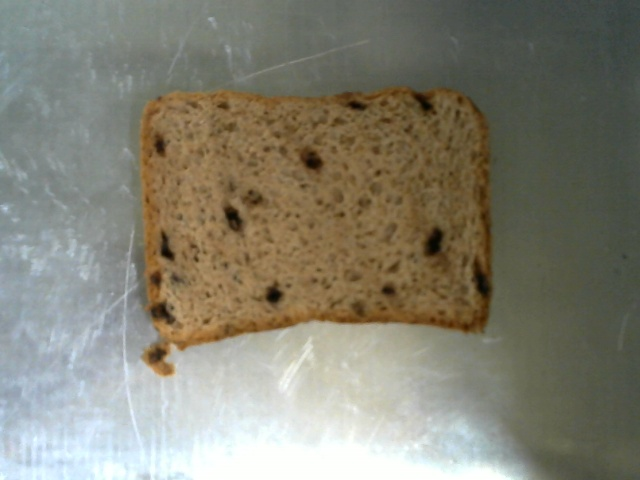
#> input picture img.jpg, 640 x 480 px, given in place of the camera
$ python cam.py
#> lines starting #> are read from the running program, lines starting #| are printed output that depends on the picture; after the words box and inside, x2 and y2 are one past the last pixel; in counts of white or black regions, pixels touching at a corner belong together
import cv2
import numpy as np
import math

last = True

height = 480
width = 640

frame_width = 640
frame_height = 480
fps = 30.0

video_capture = cv2.VideoCapture(1)

video_capture.set(cv2.CAP_PROP_FRAME_WIDTH, frame_width)
video_capture.set(cv2.CAP_PROP_FRAME_HEIGHT, frame_height)
# using flag value
video_capture.set(3, frame_width)
video_capture.set(4, frame_height)

while(video_capture.isOpened()):
    ret, frame = video_capture.read()
#> frame is the input picture: shape (480, 640, 3); mean B, G, R 114.7, 129.1, 131.5

    #img = cv2.imread('3.jpg')
    img = frame
    img = cv2.resize(img, (width,height))
    img_back = cv2.imread('backgruond.jpg')
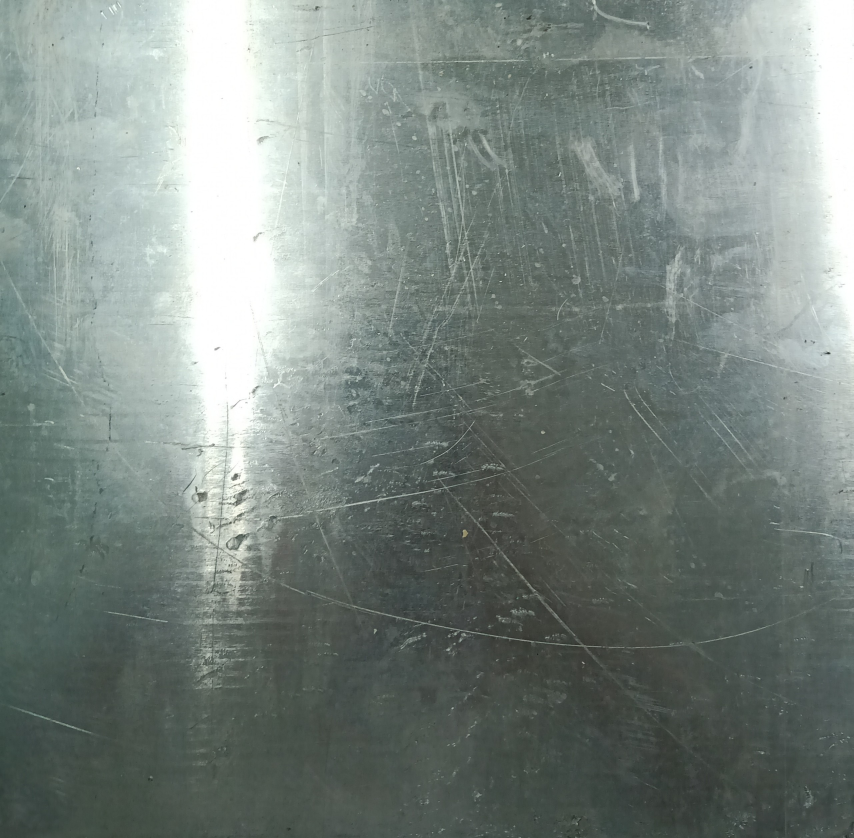
#> input picture backgruond.jpg, 2560 x 2514 px (shown at 1/3 size)
#> img_back is the input picture: shape (2514, 2560, 3); mean B, G, R 129.2, 134.3, 123.4

    img_back = cv2.resize(img_back, (width,height))
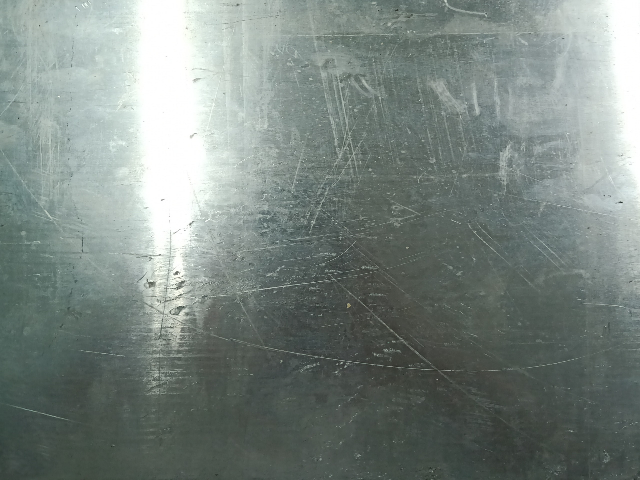
#> img_back: shape (480, 640, 3); mean B, G, R 129.1, 134.2, 123.3
    img_HSV = cv2.cvtColor(img, cv2.COLOR_RGB2HSV)
#> img_HSV: shape (480, 640, 3); mean H, S, V 70.9, 55.3, 137.3

    muy = 0
    arr_green = np.zeros((361,), np.uint32)
    for i in range(0,img.shape[0]):
        for j in range(0,img.shape[1]):
            k = img_HSV[i,j]
            muy = muy + k[0]
            arr_green[k[0]] = arr_green[k[0]] + 1
#> after the loop, arr_green = 361 values, max 27435 at index 102, min 0 at index 1, mean 851; muy = 21785562
    hist = arr_green.ravel()
#> hist has the same summary as arr_green

    muy = muy/(img_HSV.shape[1]*img_HSV.shape[0])
#> muy = 70.92

    w, h = img_HSV.shape[:2]
#> w = 480; h = 640
    temp = 0.0
    for x in range(0, img_HSV.shape[0]):
        for y in range(0, img_HSV.shape[1]):
            k = img_HSV[x,y]
            temp = temp + (muy - k[0]) ** 2
#> after the loop, temp = 271071548.3
    sigma = math.sqrt(temp/w/h)
#> sigma = 29.71

    img_mask = np.zeros((w,h),np.uint16)
    for x in range(0, img_HSV.shape[0]):
        for y in range(0, img_HSV.shape[1]):
            k = img_HSV[x,y]
            if (k[0]> muy - sigma) and (k[0] < muy + sigma):
                img_mask[x,y] = 1
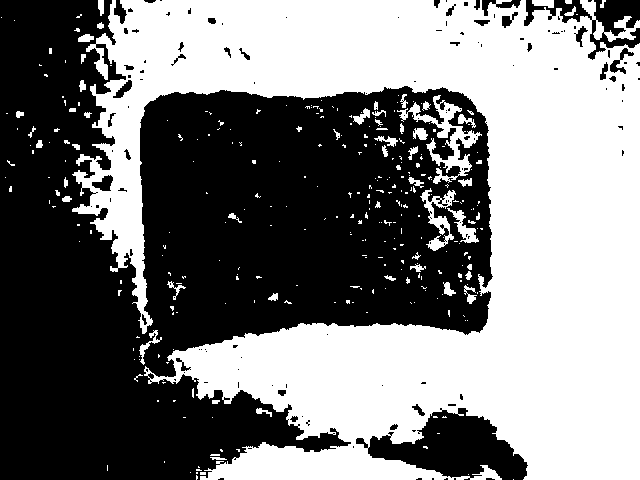
#> img_mask: shape (480, 640) uint16; values 0 (black) and 1 (white), 49.2% white; 308 white regions (251 under 20 px), largest, box (x1, y1, x2, y2) and area: (72, 0, 640, 480) 143870, (397, 95, 482, 184) 1850, (420, 188, 456, 251) 772

    img_result = img.copy()
    for x in range(0, img_HSV.shape[0]):
        for y in range(0, img_HSV.shape[1]):
            if img_mask[x,y] == 1:
                img_result[x,y] = img_back[x,y]
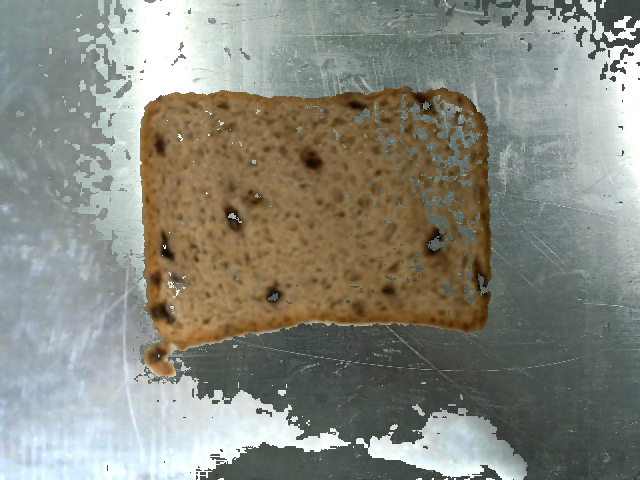
#> img_result: shape (480, 640, 3); mean B, G, R 126.3, 136.9, 135.6

    kernel = np.ones((5, 5), np.uint8)
    img_dilation = cv2.dilate(img_result, kernel, iterations=3)
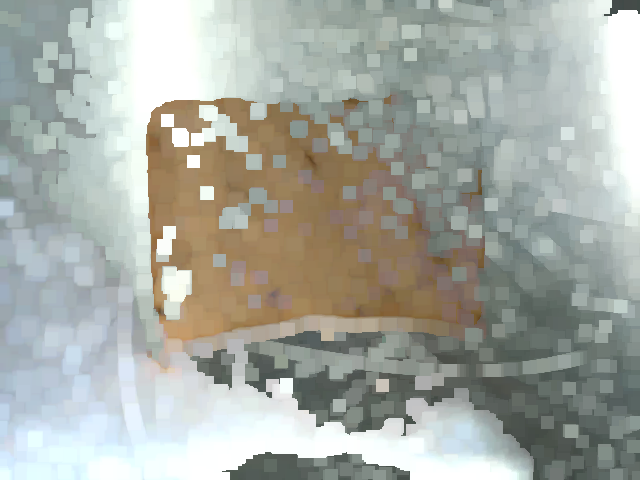
#> img_dilation: shape (480, 640, 3); mean B, G, R 163.8, 171, 167.2
    img_erosion = cv2.erode(img_dilation, kernel, iterations=3)
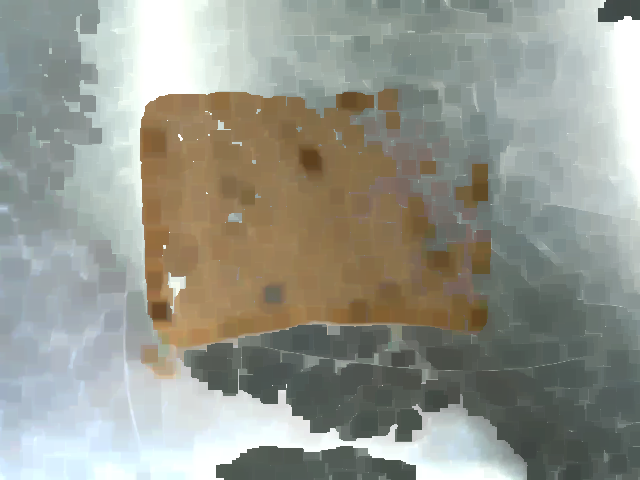
#> img_erosion: shape (480, 640, 3); mean B, G, R 142.5, 152.1, 150

    cv2.imshow('frame', img_result)
    key = cv2.waitKey(10)
#> (key q is pressed here)
    if key & 0xFF == ord('q') or key == 27 or 'x' == chr(key & 255):
        exit
